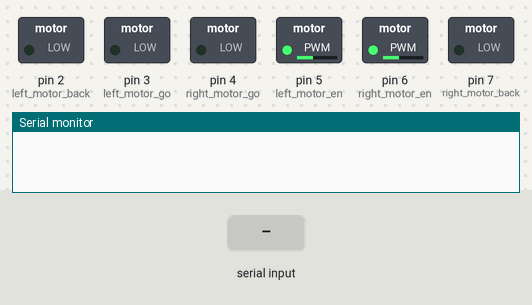
The sketch below on a simulated Arduino Uno, built with avr-gcc and run on an emulated ATmega328P. Shown: switched loads named in the sketch (green lamp = pin HIGH), the last lines printed to the serial monitor. Inputs (shaded band) come from the test bench.

Above: at 1.2 s.
1.3 s: "100\n" received over Serial
At 2.3 s:
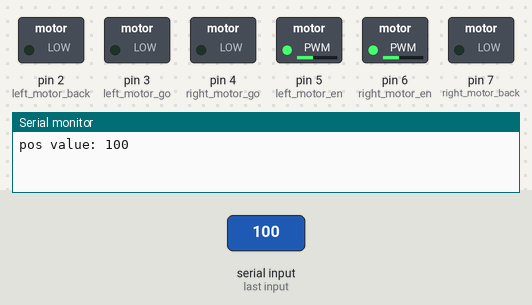
2.9 s: "101\n" received over Serial
At 3.5 s:
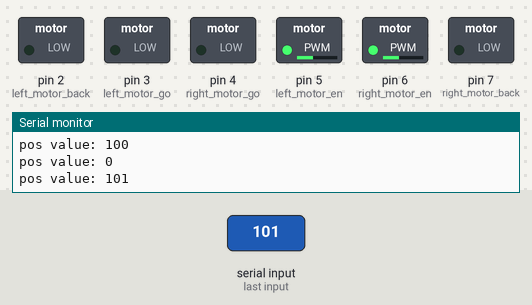
4.5 s: "102\n" received over Serial
At 5.8 s:
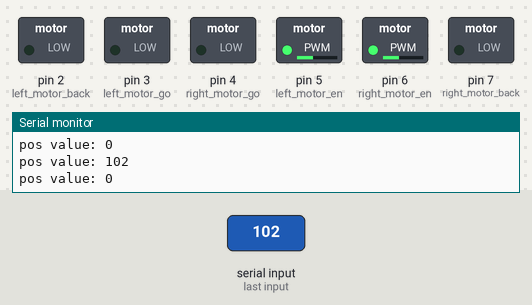
6.1 s: "103\n" received over Serial
At 7.1 s:
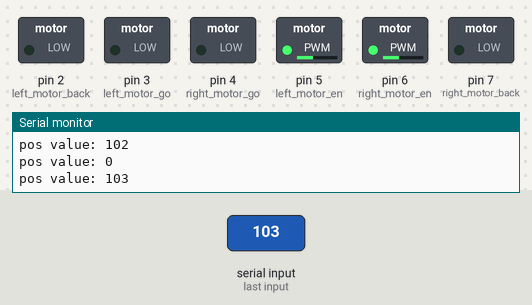
Timing chart, 0 to 8.7 s (numbered marks = the images above; inputs shaded):
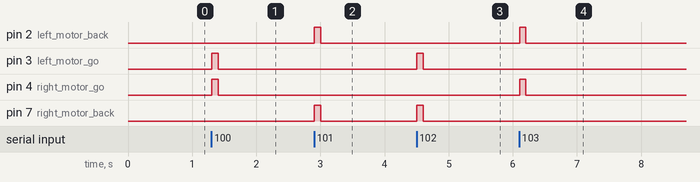

Measured:
- after the input at 1.3 s, pin 3 (left_motor_go), pin 4 (right_motor_go): LOW → HIGH at once, → LOW 0.10 s later
- after the input at 2.9 s, pin 2 (left_motor_back), pin 7 (right_motor_back): LOW → HIGH at once, → LOW 0.10 s later
- after the input at 4.5 s, pin 3 (left_motor_go), pin 7 (right_motor_back): LOW → HIGH at once, → LOW 0.10 s later
- after the input at 6.1 s, pin 2 (left_motor_back), pin 4 (right_motor_go): LOW → HIGH at once, → LOW 0.10 s later

The sketch:

CarControl.ino
```cpp
int left_motor_en = 5;//左电机使能
int right_motor_en = 6;//右电机使能

int left_motor_go = 3;//左电机正传
int right_motor_go = 4;//右电机正传

int left_motor_back = 2;//左电机反转
int right_motor_back = 7;//右电机反转

int left_led2 = 12;//左避障信号 为LOW 识别到障碍物 为HIGH未识别到障碍物
int right_led2 = 13;//右避障信号 为LOW 识别到障碍物  为HIGH未识别到障碍物

void setup() {
  Serial.begin(9600);
  //电机驱动引脚全部设置为输出模式
  pinMode(left_motor_en,OUTPUT);
  pinMode(right_motor_en,OUTPUT);
  pinMode(left_motor_go,OUTPUT);
  pinMode(right_motor_go,OUTPUT);
  pinMode(left_motor_back,OUTPUT);
  pinMode(right_motor_back,OUTPUT);

  pinMode(left_led2,INPUT);//左避障信号脚设置为输入模式
  pinMode(right_led2,INPUT);//右避障信号脚设置为输入模式
  //红外避障时车速要慢，否则容易撞上障碍物
  analogWrite(left_motor_en,100);//左电机占空比值 取值范围0-255，255最快
  analogWrite(right_motor_en,100);//右电机占空比值取值范围0-255 ,255最快
}
//小车前进
void forward()
{
   digitalWrite(left_motor_go,HIGH);  //左电机前进
   digitalWrite(left_motor_back,LOW);
   digitalWrite(right_motor_go,HIGH);  //右电机前进
   digitalWrite(right_motor_back,LOW);
  }
//小车后退
void backward()
{
   digitalWrite(left_motor_go,LOW);  //左电机反转
   digitalWrite(left_motor_back,HIGH);
   digitalWrite(right_motor_go,LOW);  //右电机反转
   digitalWrite(right_motor_back,HIGH);
  }
//小车单轮左转
void left()
{
   digitalWrite(left_motor_go,LOW);  //左电机停止
   digitalWrite(left_motor_back,LOW);
   digitalWrite(right_motor_go,HIGH);  //右电机前进
   digitalWrite(right_motor_back,LOW);
  }

//小车单轮右转
void right()
{
   digitalWrite(left_motor_go,HIGH);  //左电机前进
   digitalWrite(left_motor_back,LOW);
   digitalWrite(right_motor_go,LOW);  //右电机停止
   digitalWrite(right_motor_back,LOW);
  }
//停车
void stop_car()
{
   digitalWrite(left_motor_go,LOW);  //左电机停止
   digitalWrite(left_motor_back,LOW);
   digitalWrite(right_motor_go,LOW);  //右电机停止
   digitalWrite(right_motor_back,LOW);
  }

//小车原地左转
void left_rapidly()
{
   digitalWrite(left_motor_go,LOW);  //左电机反转
   digitalWrite(left_motor_back,HIGH);
   digitalWrite(right_motor_go,HIGH);  //右电机正转
   digitalWrite(right_motor_back,LOW);
  }
//小车原地右转
void right_rapidly()
{
   digitalWrite(left_motor_go,HIGH);  //左电机正转
   digitalWrite(left_motor_back,LOW);
   digitalWrite(right_motor_go,LOW);  //右电机反转
   digitalWrite(right_motor_back,HIGH);
  }

void AutoObstacleAvoid(){
  while(1){
    if(digitalRead(left_led2) == LOW && digitalRead(right_led2) == HIGH){
      right();
     }
     else if(digitalRead(left_led2) == HIGH && digitalRead(right_led2) == LOW){
        left();
      }
      else if(digitalRead(left_led2) == LOW && digitalRead(right_led2) == LOW){
          stop_car();
          delay(100);
          backward();
          delay(100);
          left_rapidly();
          delay(300);
        }
     else{
        int pos;
        if(Serial.available()>0){
          pos = Serial.parseInt();
          Serial.print("pos value1: ");
          Serial.println(pos);
        }
        if(pos == 104){
          stop_car();
          break;
        }
        forward();//当左右都没识别到障碍物，执行前进
      }
  }
}

void loop(){
/*
 * 100直行
 * 101后退
 * 102右转
 * 103左转
 * 104停车
 */
  int pos;
  if(Serial.available()>0){
    pos = Serial.parseInt();
    Serial.print("pos value: ");
    Serial.println(pos);
  }
    switch(pos){
        case 100: GoUp(); break;
        case 101: GoDown(); break;
        case 102: GoRight(); break;
        case 103: GoLeft(); break;
        case 104: stop_car(); break;
        case 105: AutoObstacleAvoid();break;
     }
//  int pos = readSerial();
//  printSerial(pos);
}
void GoUp(){
  forward();//小车前进3秒
  delay(100);
  stop_car();//停车
}

void GoDown(){
  backward();//小车后退3秒
  delay(100);
  stop_car();//停车
}

void GoLeft(){
  left_rapidly();//小车立即左转
  delay(100);
  stop_car();//停车
}

void GoRight(){
  right_rapidly();//小车立即右转
  delay(100);
  stop_car();//停车
}

//int readSerial(){
//  int pos;
//  if(Serial.available()>0){
//    pos = Serial.parseInt();
//  }
//  return pos;
//}
//void printSerial(int pos){
//  Serial.print("pos value");
//  Serial.println(pos);
//}
```
